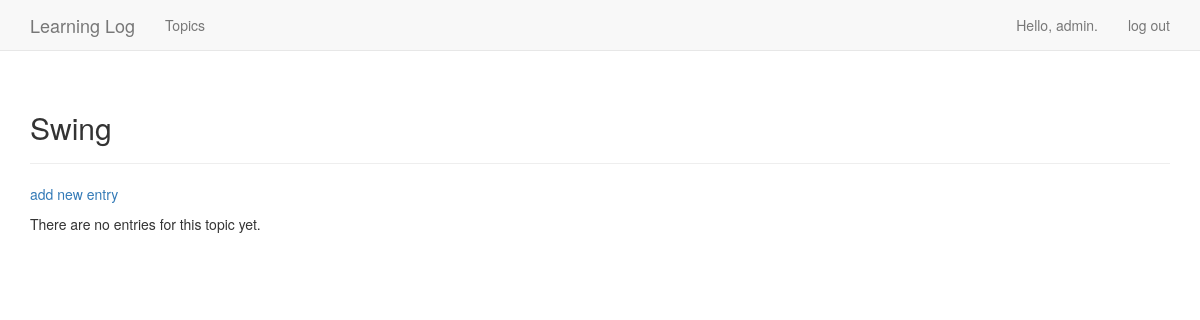
Before: /topics/5/ (signed in) with the older database file.
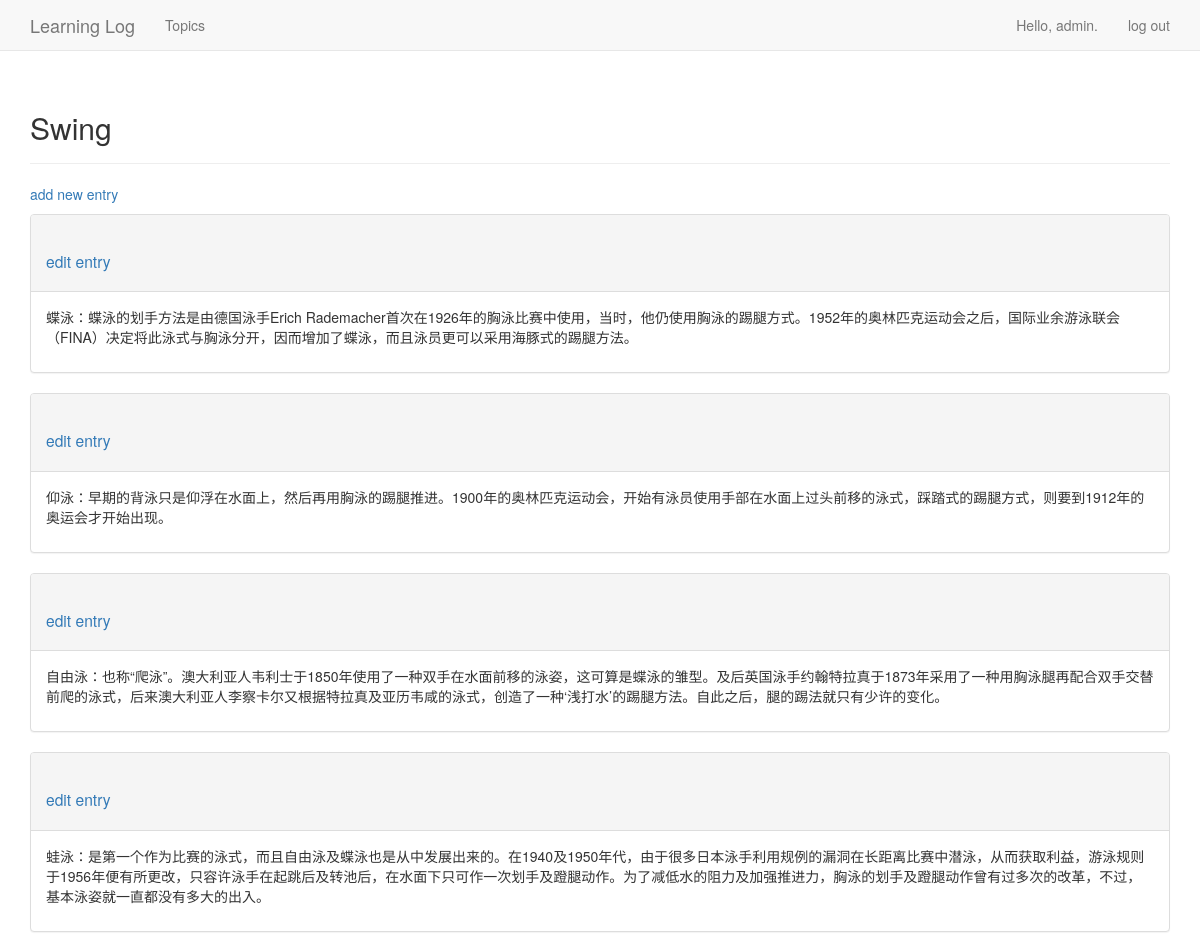
After: the same page with the newer database file.
### learning_logs/models.py (models this page shows, shortened)
class Topic(models.Model):
    text = models.CharField(max_length=200)
    date_add = models.DateTimeField(auto_now_add=True)
    owner = models.ForeignKey(User,on_delete=models.CASCADE)
    def __str__(self):
        return self.text

class Entry(models.Model):
    topic = models.ForeignKey(Topic, on_delete=models.CASCADE)
    text = models.TextField()
    date_add = models.DateTimeField(auto_now_add=True)
    class Meta:
        verbose_name_plural = "entries"

### learning_logs/views.py (the view)
# urls.py: url(r'^topics/(?P<topic_id>\d+)/$', views.topic, name='topic'),
@login_required
def topic(request, topic_id):
    topic = Topic.objects.get(id=topic_id)
    if topic.owner != request.user:
        raise Http404
    entries = topic.entry_set.order_by('-date_add')
    context = {'topic': topic, 'entries': entries}
    return render(request, 'learning_logs/topic.html', context)

### learning_logs/templates/learning_logs/topic.html (shortened to what this page needs)
{% extends 'learning_logs/base.html' %}
{% block header %}
    <h2>{{ topic }}</h2>
{% endblock header %}
{% block content %}
    <p>
        <a href="{% url 'learning_logs:new_entry' topic.id %}">add new entry</a>
    </p>
    {% for entry in entries %}
        <div class="panel panel-default">
            <div class="panel-heading">
                <h3>
                    <small>
                        <a href="{% url 'learning_logs:edit_entry' entry.id %}">
                            edit entry</a>
                    </small>
                </h3>
            </div>
            <div class="panel-body">
                {{ entry.text|linebreaks }}
            </div>
        </div>
    {% empty %}
        There are no entries for this topic yet.
    {% endfor %}
{% endblock content %}

### learning_logs/templates/learning_logs/base.html (shortened to what this page needs)
{% load bootstrap3 %}
<!DOCTYPE html>
<html lang="en">
<head>
    {% bootstrap_css %}
</head>
<body>
<nav class="navbar navbar-default navbar-static-top">
    <div class="container">
        <div class="navbar-header">
            <a class="navbar-brand" href="{% url 'learning_logs:index' %}">
                Learning Log</a>
        </div>
        <div id="navbar" class="navbar-collapse collapse">
            <ul class="nav navbar-nav">
                <li><a href="{% url 'learning_logs:topics' %}">Topics</a></li>
            </ul>
            <ul class="nav navbar-nav navbar-right">
                {% if user.is_authenticated %}
                    <li><a>Hello, {{ user.username }}.</a></li>
                    <li><a href="{% url 'users:logout' %}">log out</a></li>
                {% else %}
                    <li><a href="{% url 'users:register' %}">register</a></li>
                    <li><a href="{% url 'users:login' %}">log in</a></li>
                {% endif %}
            </ul>
        </div>
    </div>
</nav>
<div class="container">
    <div class="page-header">
        {% block header %}{% endblock header %}
    </div>
    <div>
        {% block content %}{% endblock content %}
    </div>
</div>
</body>
</html>

Changed rows visible on the page:
added Entry: text "蝶泳：蝶泳的划手方法是由德国泳手Erich Rademacher首次在1926年的胸泳比赛中使用，当时，他仍使用胸泳的踢腿方式。1952年的奥林匹克运动会之后，国际业余游泳联会（FINA）决定将此泳式与胸泳分开，因而增加了蝶泳，而且泳员更可以采用海豚式的踢腿方法。"
added Entry: text "仰泳：早期的背泳只是仰浮在水面上，然后再用胸泳的踢腿推进。1900年的奥林匹克运动会，开始有泳员使用手部在水面上过头前移的泳式，踩踏式的踢腿方式，则要到1912年的奥运会才开始出现。"
added Entry: text "自由泳：也称“爬泳”。澳大利亚人韦利士于1850年使用了一种双手在水面前移的泳姿，这可算是蝶泳的雏型。及后英国泳手约翰特拉真于1873年采用了一种用胸泳腿再配合双手交替前爬的泳式，后来澳大利亚人李察卡尔又根据特拉真及亚历韦咸的泳式，创造了一种‘浅打水’的踢腿方法。自此之后，腿的踢法就只有少许的变化。"
added Entry: text "蛙泳：是第一个作为比赛的泳式，而且自由泳及蝶泳也是从中发展出来的。在1940及1950年代，由于很多日本泳手利用规例的漏洞在长距离比赛中潜泳，从而获取利益，游泳规则于1956年便有所更改，只容许泳手在起跳后及转池后，在水面下只可作一次划手及蹬腿动作。为了减低水的阻力及加强推进力，胸泳的划手及蹬腿动作曾有过多次的改革，不过，基本泳姿就一直都没有多大的出入。"
Other visible differences:
text no longer shown: "There are no entries for this topic yet."
